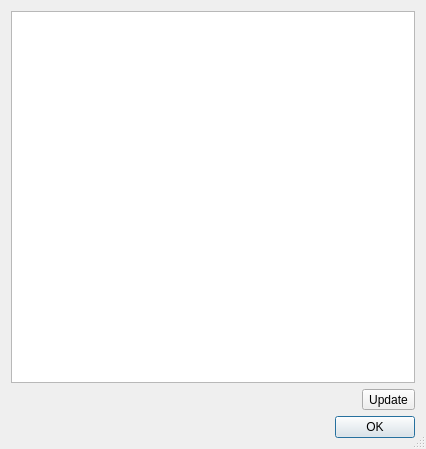
<?xml version="1.0" encoding="UTF-8"?>
<ui version="4.0">
 <class>Statistics_on_item_dialog</class>
 <widget class="QDialog" name="Statistics_on_item_dialog">
  <property name="windowModality">
   <enum>Qt::NonModal</enum>
  </property>
  <property name="geometry">
   <rect>
    <x>0</x>
    <y>0</y>
    <width>426</width>
    <height>449</height>
   </rect>
  </property>
  <property name="sizePolicy">
   <sizepolicy hsizetype="Preferred" vsizetype="Preferred">
    <horstretch>5</horstretch>
    <verstretch>5</verstretch>
   </sizepolicy>
  </property>
  <property name="windowTitle">
   <string>Statistics on Polyhedron</string>
  </property>
  <property name="sizeGripEnabled">
   <bool>true</bool>
  </property>
  <property name="modal">
   <bool>false</bool>
  </property>
  <layout class="QGridLayout" name="gridLayout">
   <property name="sizeConstraint">
    <enum>QLayout::SetDefaultConstraint</enum>
   </property>
   <item row="4" column="0">
    <widget class="QDialogButtonBox" name="okButtonBox">
     <property name="standardButtons">
      <set>QDialogButtonBox::Ok</set>
     </property>
    </widget>
   </item>
   <item row="0" column="0">
    <layout class="QVBoxLayout" name="verticalLayout">
     <item>
      <widget class="QTextEdit" name="label_htmltab">
       <property name="sizePolicy">
        <sizepolicy hsizetype="Preferred" vsizetype="Preferred">
         <horstretch>0</horstretch>
         <verstretch>0</verstretch>
        </sizepolicy>
       </property>
       <property name="undoRedoEnabled">
        <bool>false</bool>
       </property>
       <property name="lineWrapMode">
        <enum>QTextEdit::NoWrap</enum>
       </property>
       <property name="readOnly">
        <bool>true</bool>
       </property>
      </widget>
     </item>
    </layout>
   </item>
   <item row="3" column="0" alignment="Qt::AlignRight">
    <widget class="QToolButton" name="updateButton">
     <property name="text">
      <string>Update</string>
     </property>
    </widget>
   </item>
  </layout>
 </widget>
 <resources/>
 <connections>
  <connection>
   <sender>okButtonBox</sender>
   <signal>rejected()</signal>
   <receiver>Statistics_on_item_dialog</receiver>
   <slot>reject()</slot>
   <hints>
    <hint type="sourcelabel">
     <x>257</x>
     <y>119</y>
    </hint>
    <hint type="destinationlabel">
     <x>257</x>
     <y>143</y>
    </hint>
   </hints>
  </connection>
  <connection>
   <sender>okButtonBox</sender>
   <signal>accepted()</signal>
   <receiver>Statistics_on_item_dialog</receiver>
   <slot>accept()</slot>
   <hints>
    <hint type="sourcelabel">
     <x>177</x>
     <y>123</y>
    </hint>
    <hint type="destinationlabel">
     <x>53</x>
     <y>125</y>
    </hint>
   </hints>
  </connection>
 </connections>
</ui>
